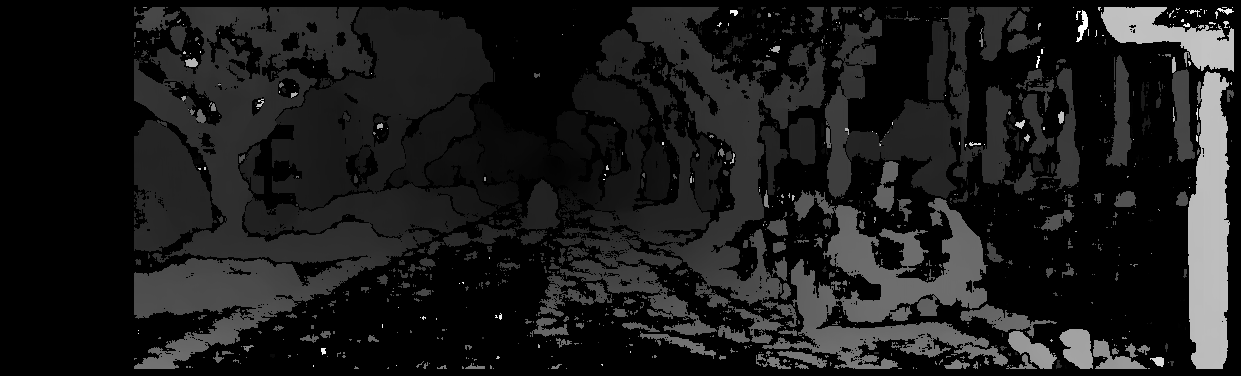
//> input picture SLAM/Frontend/04_Camera_images/03_Stereo_vision/disparity.png, 1241 x 376 px
$ ./main disparity.png left.png   (built with g++ and OpenCV 4)
//> lines starting //> are read from the running program, lines starting //| are printed output that depends on the picture
#include <opencv2/opencv.hpp>
#include <open3d/Open3D.h>
#include <iostream>

// Camera parameters (example values, replace with actual calibration data)
double fx = 718.856;    // Focal length in pixels (x-axis)
double fy = 718.856;    // Focal length in pixels (y-axis)
double cx = 607.1928;   // Principal point x-coordinate
double cy = 185.2157;   // Principal point y-coordinate
double baseline = 0.573; // Baseline between the two cameras (in meters)

// Function to generate a point cloud from the disparity map
std::shared_ptr<open3d::geometry::PointCloud> generatePointCloud(const cv::Mat& disparity, const cv::Mat& leftImage) {
    auto pointCloud = std::make_shared<open3d::geometry::PointCloud>();

    // Iterate over the disparity map to create 3D points
    for (int v = 0; v < disparity.rows; v++) {
        for (int u = 0; u < disparity.cols; u++) {
            // Get the disparity value
            float d = disparity.at<float>(v, u);
            if (d <= 0.0) continue;  // Ignore points with no disparity

            // Compute depth (Z)
            double Z = fx * baseline / d;

            // Compute 3D coordinates (X, Y, Z)
            double X = (u - cx) * Z / fx;
            double Y = (v - cy) * Z / fy;

            // Get the color from the left image
            cv::Vec3b color = leftImage.at<cv::Vec3b>(v, u);

            // Add the point to the point cloud
            pointCloud->points_.emplace_back(X, Y, Z);
            pointCloud->colors_.emplace_back(color[2] / 255.0, color[1] / 255.0, color[0] / 255.0); // BGR to RGB
        }
    }

    return pointCloud;
}

int main(int argc, char **argv) {
    // Load stereo images
    cv::Mat leftImage = cv::imread(argv[1], cv::IMREAD_COLOR);
//> leftImage is the input picture: 376 rows x 1241 cols, CV_8UC3; min 0, max 255, mean 27.8
    cv::Mat rightImage = cv::imread(argv[2], cv::IMREAD_COLOR);
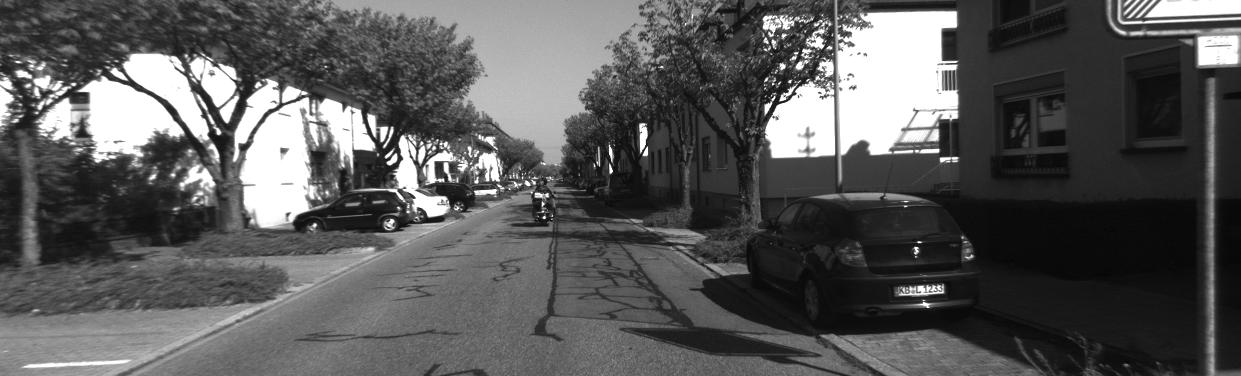
//> input picture SLAM/Frontend/04_Camera_images/03_Stereo_vision/left.png, 1241 x 376 px
//> rightImage is the input picture: 376 rows x 1241 cols, CV_8UC3; min 6, max 255, mean 89

    if (leftImage.empty() || rightImage.empty()) {
        std::cerr << "Error loading images" << std::endl;
        return -1;
    }

    // Convert images to grayscale
    cv::Mat leftGray, rightGray;
    cv::cvtColor(leftImage, leftGray, cv::COLOR_BGR2GRAY);
    cv::cvtColor(rightImage, rightGray, cv::COLOR_BGR2GRAY);

    // Use StereoSGBM to compute disparity
    cv::Ptr<cv::StereoSGBM> stereoSGBM = cv::StereoSGBM::create(
        0,          // Min disparity
        192,        // Number of disparities (must be divisible by 16)
        5,          // Block size (5x5)
        600,        // P1 (regularization parameter)
        2400,       // P2 (larger regularization parameter)
        10,         // Disparity uniqueness ratio
        12,         // Speckle window size
        30,         // Speckle range
        32,         // Disparity smoothness penalty (min)
        1           // Full DP
    );

    // Compute disparity
    cv::Mat disparity;
    stereoSGBM->compute(leftGray, rightGray, disparity);
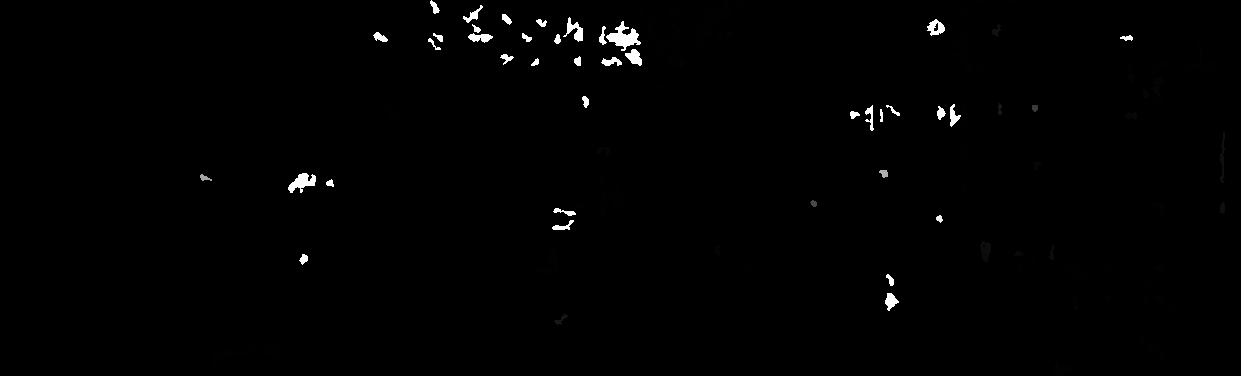
//> disparity: 376 rows x 1241 cols, CV_16SC1; min -16, max 3056, mean 8; drawn with min black and max white

    // Convert disparity to float for further processing
    disparity.convertTo(disparity, CV_32F, 1.0 / 16.0);  // SGBM produces fixed-point disparity
//> disparity: 376 rows x 1241 cols, CV_32FC1

    // Normalize the disparity map for visualization
    cv::Mat disparityNormalized;
    cv::normalize(disparity, disparityNormalized, 0, 255, cv::NORM_MINMAX, CV_8U);

    // Save and display the disparity map
    cv::imshow("Disparity Map", disparityNormalized);
    cv::imwrite("disparity_map.png", disparityNormalized);
    cv::waitKey(0);  // Wait for a keypress to continue

    // Generate point cloud
//> (the run ends here: the program needs code that is not available in this run, at `std::shared_ptr<open3d::geometry::PointCloud> pointCloud = generatePoi..`)
